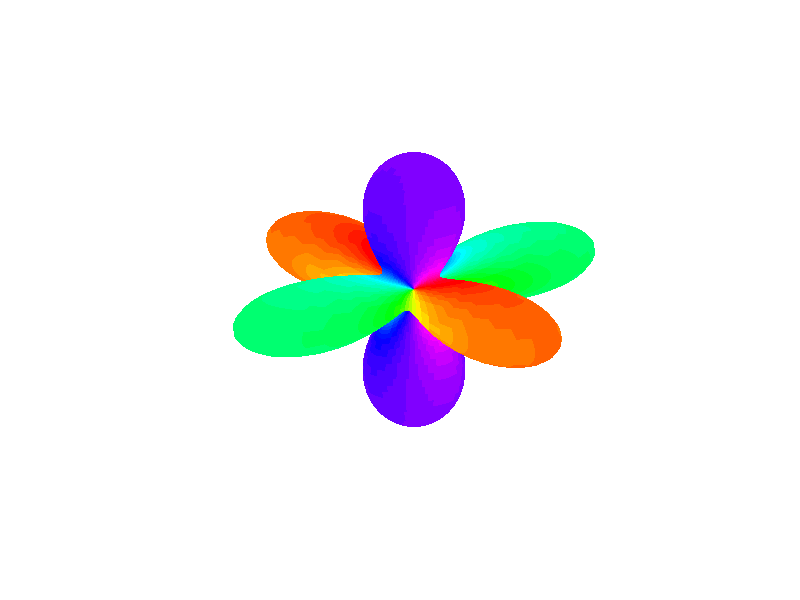

Recreate this plot in MATLAB. (Note: this script raises an error after producing the figure.)
% Grid points
nx = 128;
ny = 128;

% Spinor components
zetaP2 = 0.5 * ones(nx, ny);
zetaP1 = zeros(nx, ny);
zeta0 = 1i * sqrt(2) / 2 * ones(nx, ny);
zetaM1 = zeros(nx, ny);
zetaM2 = 0.5 * ones(nx, ny);

% discretize sphere surface
resolution = 100;
delta = pi/resolution;
theta = 0:delta:pi; % altitude
phi = 0:2*delta:2*pi; % azimuth
[phi,theta] = meshgrid(phi,theta);

% Spin-2 spherical harmonics
Y_2p2 = 0.25 * sqrt(15 / (2*pi)).* exp(2j * phi).* sin(theta).^2;
Y_2p1 = -0.5 * sqrt(15 / (2*pi)) * exp(1j * phi).* sin(theta).*cos(theta);
Y_2p0 = 0.25 * sqrt(5 / pi) * (3 * cos(theta).^2 - 1);
Y_2m1 = 0.5 * sqrt(15 / (2*pi)) * exp(-1j * phi).* sin(theta).*cos(theta);
Y_2m2 = 0.25 * sqrt(15 / (2*pi)).* exp(-2j * phi).* sin(theta).^2;

% Plot spherical harmonic
zsph = zetaP2(64, 64).* Y_2p2 ...
    + zetaP1(64, 64).* Y_2p1 ...
    + zeta0(64, 64).* Y_2p0 ...
    + zetaM1(64, 64).* Y_2m1 ...
    + zetaM2(64, 64).* Y_2m2;

scale = 1.0;
zsph = zsph * scale;
xx = abs(zsph).^2.*sin(theta).*cos(phi);
yy = abs(zsph).^2.*sin(theta).*sin(phi);
zz = abs(zsph).^2.*cos(theta);

h = surf(xx,yy,zz,angle(zsph));
set(h, 'LineStyle','none')
axis off;
colormap(hsv);
clim([-pi pi]);
camlight left
camlight right
lighting phong
daspect([1 1 1]);
view(-23, 30);
exportgraphics(gca, '../../../thesis_tikz/gfx/C1-spherical.pdf');
